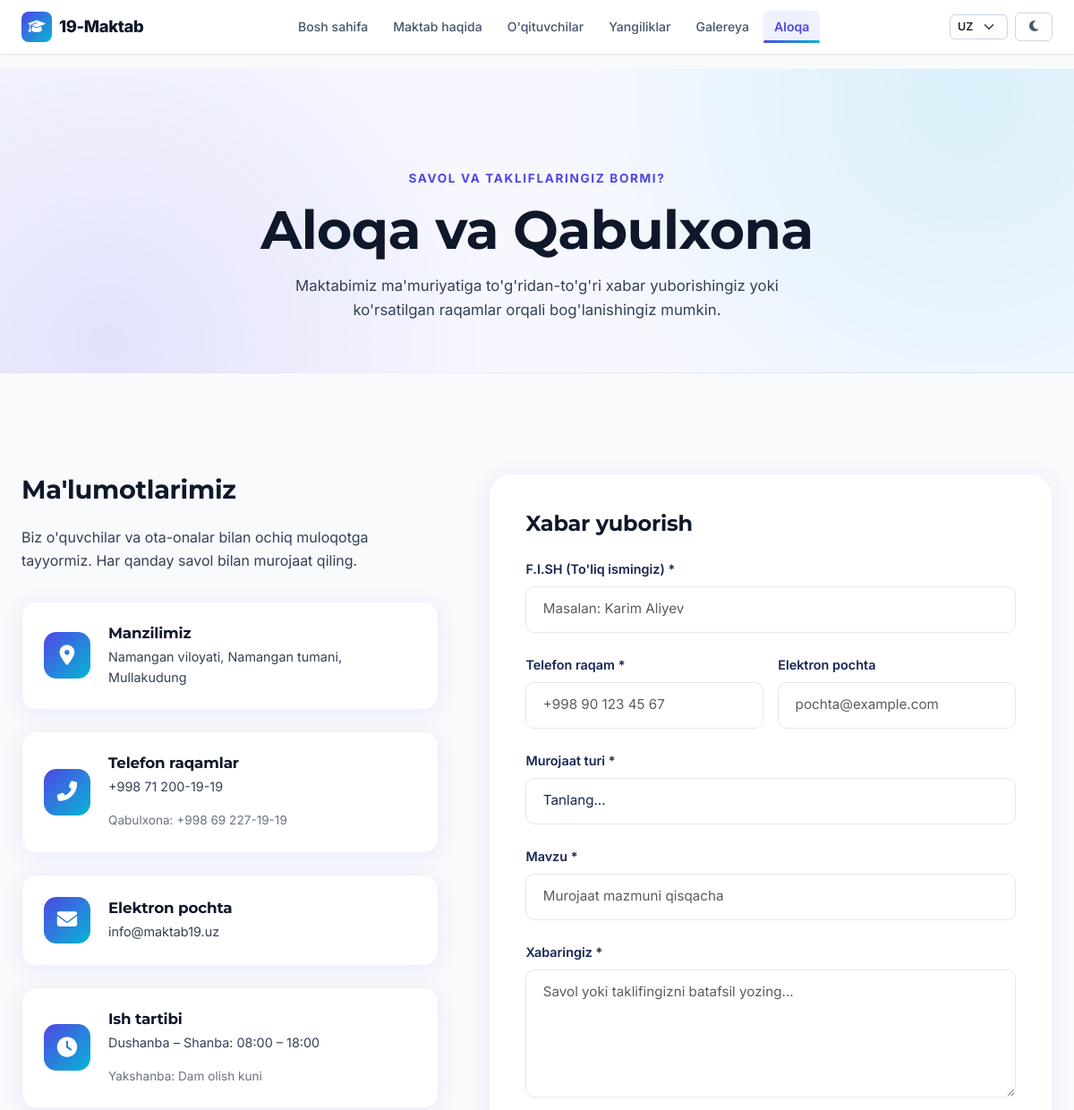
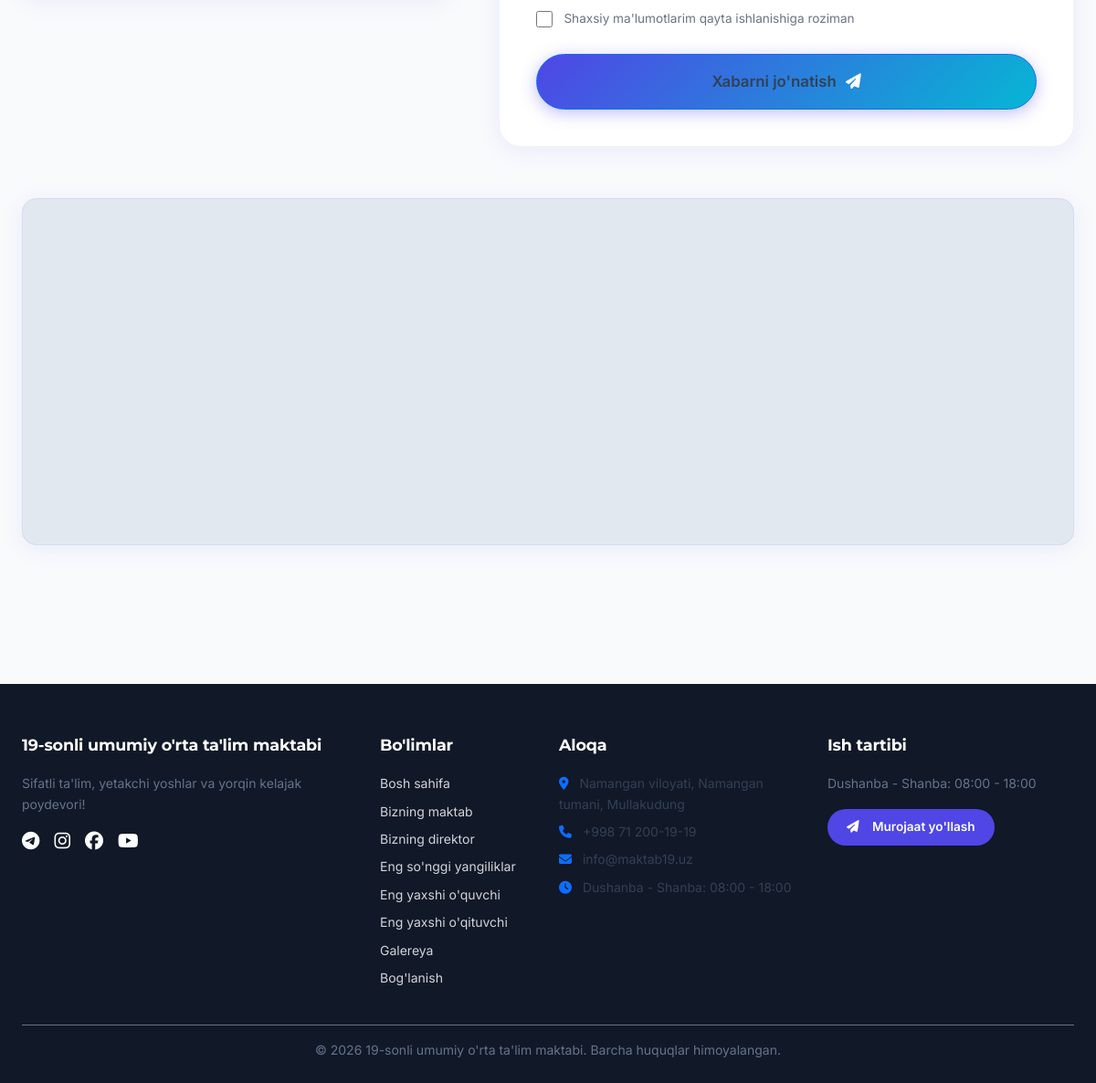
The app's page /contact/, older data (2 pictures, top to bottom).
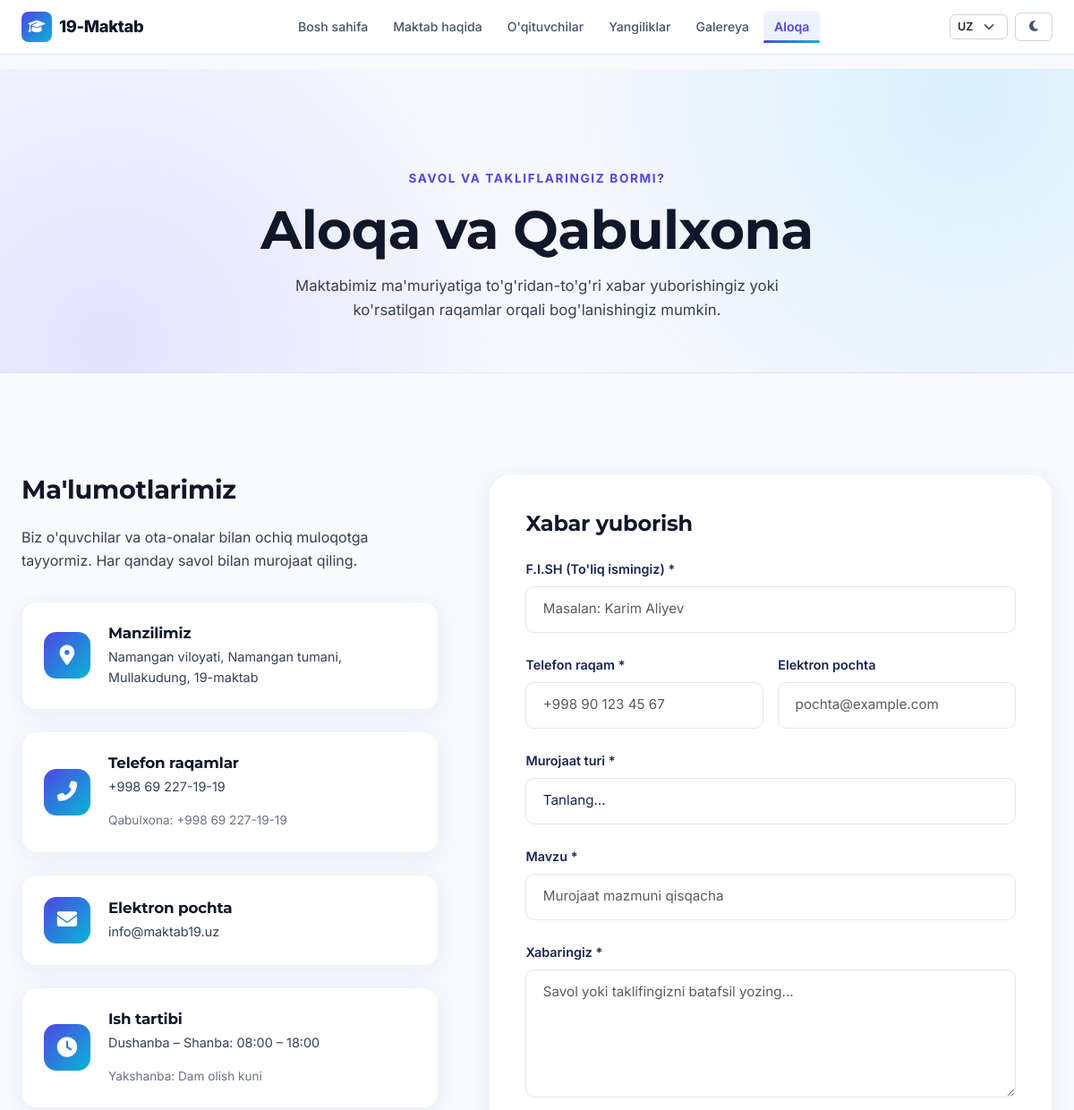
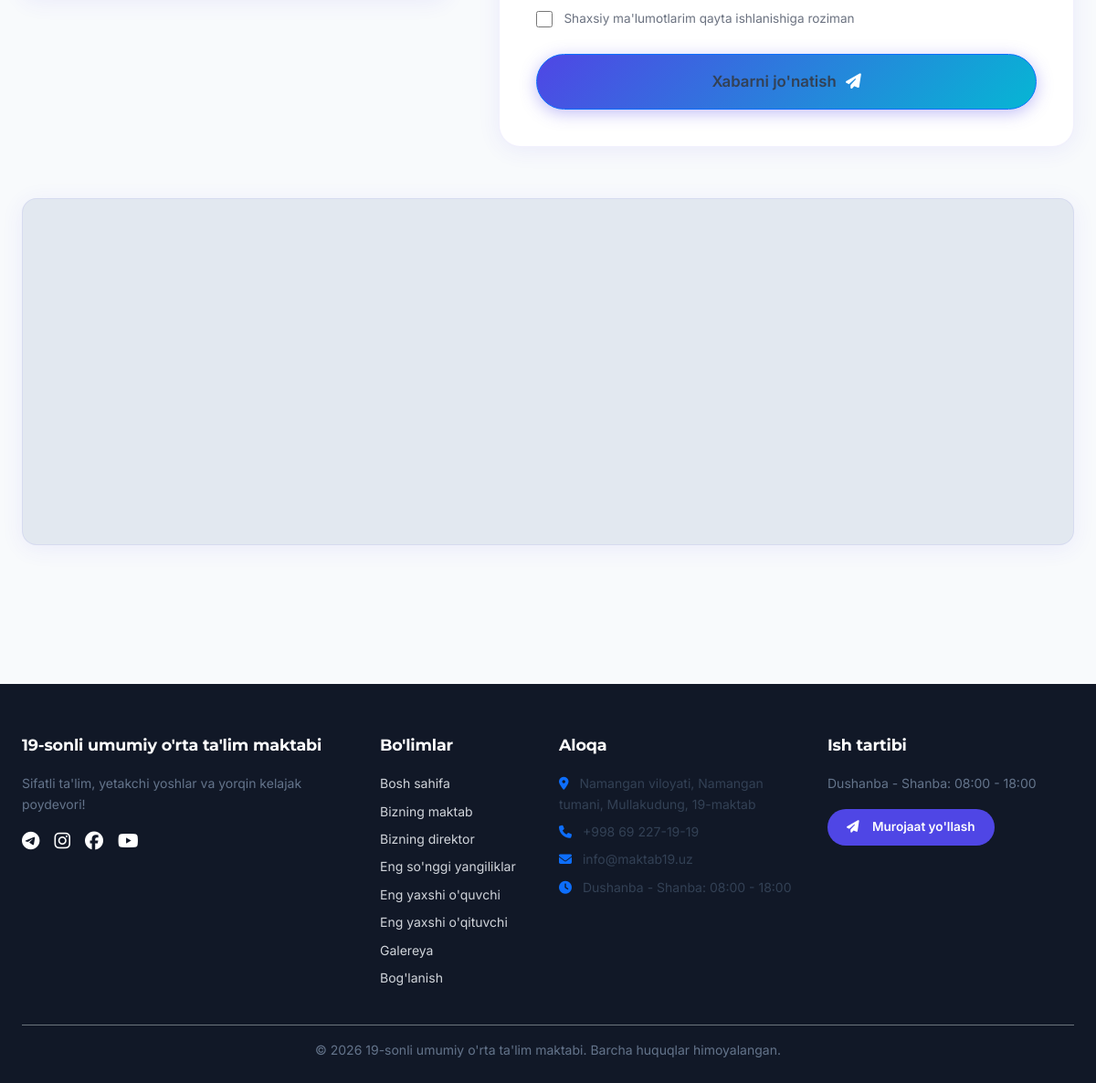
The same page, newer data (2 pictures, top to bottom).
### apps/core/models.py (models this page shows, shortened)
class SiteSettings(models.Model):
    school_name = models.CharField(max_length=200, verbose_name="Maktab nomi (UZ)")
    school_name_ru = models.CharField(max_length=200, blank=True, verbose_name="Maktab nomi (RU)")
    school_name_en = models.CharField(max_length=200, blank=True, verbose_name="Maktab nomi (EN)")
    tagline = models.CharField(max_length=300, blank=True, verbose_name="Shior (UZ)")
    tagline_ru = models.CharField(max_length=300, blank=True, verbose_name="Shior (RU)")
    tagline_en = models.CharField(max_length=300, blank=True, verbose_name="Shior (EN)")
    hero_image = models.ImageField(upload_to='site/', blank=True, null=True, verbose_name="Bosh sahifa rasmi")
    about_text = models.TextField(blank=True, verbose_name="Maktab haqida (UZ)")
    about_text_ru = models.TextField(blank=True, verbose_name="Maktab haqida (RU)")
    about_text_en = models.TextField(blank=True, verbose_name="Maktab haqida (EN)")
    director_name = models.CharField(max_length=200, blank=True, verbose_name="Direktor F.I.Sh")
    director_message = models.TextField(blank=True, verbose_name="Direktor murojaati")
    director_photo = models.ImageField(upload_to='director/', blank=True, null=True, verbose_name="Direktor rasmi")
    phone = models.CharField(max_length=50, blank=True, verbose_name="Telefon raqam")
    email = models.EmailField(blank=True, verbose_name="Elektron pochta")
    address = models.TextField(blank=True, verbose_name="Manzil (UZ)")
    address_ru = models.TextField(blank=True, verbose_name="Manzil (RU)")
    address_en = models.TextField(blank=True, verbose_name="Manzil (EN)")
    working_hours = models.CharField(max_length=200, blank=True, verbose_name="Ish vaqti")
    facebook_url = models.URLField(blank=True, verbose_name="Facebook havolasi")
    telegram_url = models.URLField(blank=True, verbose_name="Telegram havolasi")
    instagram_url = models.URLField(blank=True, verbose_name="Instagram havolasi")
    youtube_url = models.URLField(blank=True, verbose_name="YouTube havolasi")
    primary_color = models.CharField(max_length=7, default='#4F46E5', verbose_name="Asosiy rang")
    secondary_color = models.CharField(max_length=7, default='#06B6D4', verbose_name="Qo'shimcha rang")
    accent_color = models.CharField(max_length=7, default='#FACC15', verbose_name="Urg'u rangi")
    class Meta:
        verbose_name = 'Sayt sozlamalari'
        verbose_name_plural = 'Sayt sozlamalari'
    @property
    def localized_name(self):
        lang = get_language() or 'uz'
        if lang.startswith('ru') and self.school_name_ru:
            return self.school_name_ru
        if lang.startswith('en') and self.school_name_en:
            return self.school_name_en
        return self.school_name
    @property
    def localized_tagline(self):
        lang = get_language() or 'uz'
        if lang.startswith('ru') and self.tagline_ru:
            return self.tagline_ru
        if lang.startswith('en') and self.tagline_en:
            return self.tagline_en
        return self.tagline
    @property
    def localized_address(self):
        lang = get_language() or 'uz'
        if lang.startswith('ru') and self.address_ru:
            return self.address_ru
        if lang.startswith('en') and self.address_en:
            return self.address_en
        return self.address

### apps/contacts/views.py (the view)
# urls.py: path('', views.contact_view, name='contact'),
def contact_view(request):
    site_settings_obj = SiteSettings.objects.first()
    ip_address = get_client_ip(request)
    if request.method == 'POST':
        if is_rate_limited(ip_address):
            error_message = (
                "Siz juda ko'p murojaat yubordingiz. "
                "Iltimos, 1 soatdan so'ng qayta urinib ko'ring (Cheklov: soatiga 3 ta)."
            )
            if request.headers.get('x-requested-with') == 'XMLHttpRequest':
                return JsonResponse({'status': 'error', 'message': error_message}, status=429)
            messages.error(request, error_message)
            form = ContactForm(request.POST)
            return render(request, 'contact.html', {
                'form': form,
                'site_settings': site_settings_obj,
            }, status=429)
        form = ContactForm(request.POST)
        if form.is_valid():
            contact_instance = form.save(commit=False)
            contact_instance.ip_address = ip_address
            contact_instance.save()
            sync_contact_to_excel(contact_instance)
            increment_rate_limit(ip_address)
            success_message = "Murojaatingiz muvaffaqiyatli qabul qilindi! Tez orada siz bilan bog'lanamiz."
            if request.headers.get('x-requested-with') == 'XMLHttpRequest':
                return JsonResponse({'status': 'success', 'message': success_message})
            messages.success(request, success_message)
            return redirect('contacts:contact')
        else:
            if request.headers.get('x-requested-with') == 'XMLHttpRequest':
                return JsonResponse({'status': 'error', 'errors': form.errors}, status=400)
    else:
        form = ContactForm()
    return render(request, 'contact.html', {
        'form': form,
        'site_settings': site_settings_obj,
    })

### apps/contacts/views.py (called while the page is built)
def get_client_ip(request):
    x_forwarded_for = request.META.get('HTTP_X_FORWARDED_FOR')
    if x_forwarded_for:
        ip = x_forwarded_for.split(',')[0].strip()
    else:
        ip = request.META.get('REMOTE_ADDR')
    return ip or '127.0.0.1'

### apps/core/context_processors.py (called while the page is built)
def site_settings(request):
    settings_obj = SiteSettings.objects.first()
    return {
        'site_settings': settings_obj,
    }

### templates/contact.html (shortened to what the changed rows need)
{% extends 'base.html' %}
{% load static %}
{% block content %}
<section class="page-header">
  <div class="container">
    <h1 class="page-title">Aloqa va Qabulxona</h1>
  </div>
</section>
<section class="section" style="padding-top: 3.5rem;">
  <div class="container">
    <div class="contact-layout">
      <div>
        <h2 style="font-size: 1.8rem; margin-bottom: 1.5rem;">Ma'lumotlarimiz</h2>
        <div class="contact-info-cards">
          <div class="contact-item-card">
            <div class="contact-card-text">
              <h4>Manzilimiz</h4>
              <p>{{ site_settings.address|default:"Namangan viloyati, Namangan tumani, Mullakudung" }}</p>
            </div>
          </div>
          <div class="contact-item-card">
            <div class="contact-card-text">
              <h4>Telefon raqamlar</h4>
              <p>{{ site_settings.phone|default:"+998 69 227-19-19" }}</p>
              <p style="font-size: 0.85rem; color: var(--text-muted);">Qabulxona: +998 69 227-19-19</p>
            </div>
          </div>
          <div class="contact-item-card">
            <div class="contact-card-text">
              <h4>Elektron pochta</h4>
              <p>{{ site_settings.email|default:"info@maktab19.uz" }}</p>
            </div>
          </div>
        </div>
      </div>
    </div>
  </div>
</section>
{% endblock %}

### templates/base.html (shortened to what the changed rows need)
{% load i18n static %}
<!DOCTYPE html>
<html lang="{{ LANGUAGE_CODE|default:'uz' }}">
<head>
    <link href="https://cdn.jsdelivr.net/npm/bootstrap@5.3.3/dist/css/bootstrap.min.css" rel="stylesheet">
    <link rel="stylesheet" href="https://cdnjs.cloudflare.com/ajax/libs/font-awesome/6.5.1/css/all.min.css">
    <link rel="stylesheet" href="{% static 'css/main.css' %}">
    <link rel="stylesheet" href="{% static 'css/style.css' %}">
</head>
<body>
                        {% get_current_language as CURRENT_LANGUAGE %}
    <main>
        {% block content %}{% endblock %}
    </main>
    <footer>
        <div class="container">
            <div class="row g-4 mb-4">
                <div class="col-lg-4 col-md-6">
                    <h5 class="footer-title">{{ site_settings.localized_name|default:"19-Maktab" }}</h5>
                    <p class="small text-muted">{{ site_settings.localized_tagline|default:"Zamonaviy ta'lim va ma'naviyat maskani." }}</p>
                    <div class="d-flex gap-3 mt-3">
                        {% if site_settings.telegram_url %}
                            <a href="{{ site_settings.telegram_url }}" target="_blank" class="text-white"><i class="fab fa-telegram fa-lg"></i></a>
                        {% endif %}
                        {% if site_settings.instagram_url %}
                            <a href="{{ site_settings.instagram_url }}" target="_blank" class="text-white"><i class="fab fa-instagram fa-lg"></i></a>
                        {% endif %}
                        {% if site_settings.facebook_url %}
                            <a href="{{ site_settings.facebook_url }}" target="_blank" class="text-white"><i class="fab fa-facebook fa-lg"></i></a>
                        {% endif %}
                        {% if site_settings.youtube_url %}
                            <a href="{{ site_settings.youtube_url }}" target="_blank" class="text-white"><i class="fab fa-youtube fa-lg"></i></a>
                        {% endif %}
                    </div>
                </div>
                <div class="col-lg-2 col-md-6">
                </div>
                <div class="col-lg-3 col-md-6">
                    <ul class="list-unstyled small text-muted d-flex flex-column gap-2">
                        <li><i class="fas fa-map-marker-alt me-2 text-primary"></i> {{ site_settings.localized_address|default:"Namangan viloyati, Namangan tumani, Mullakudung, 19-maktab" }}</li>
                        <li><i class="fas fa-phone me-2 text-primary"></i> {{ site_settings.phone|default:"+998 69 227-19-19" }}</li>
                        <li><i class="fas fa-envelope me-2 text-primary"></i> {{ site_settings.email|default:"info@maktab19.uz" }}</li>
                        <li><i class="fas fa-clock me-2 text-primary"></i> {{ site_settings.working_hours|default:"08:00 - 18:00" }}</li>
                    </ul>
                </div>
                <div class="col-lg-3 col-md-6">
                    <h5 class="footer-title">{% trans "Ish tartibi" %}</h5>
                    <p class="small text-muted">{{ site_settings.working_hours|default:"Dushanba - Shanba: 08:00 - 18:00" }}</p>
                    <a href="{% url 'contacts:contact' %}" class="btn btn-sm text-white" style="background-color: var(--primary);">
                        <i class="fas fa-paper-plane me-1"></i> {% trans "Murojaat yo'llash" %}
                    </a>
                </div>
            </div>
            <div class="border-top border-secondary pt-3 text-center small text-muted">
                &copy; {% now "Y" %} {{ site_settings.localized_name|default:"19-Maktab" }}. {% trans "Barcha huquqlar himoyalangan." %}
            </div>
        </div>
    </footer>
</body>
</html>

Row changes from the older to the newer data that the page shows:
changed SiteSettings "19-sonli umumiy o'rta ta'lim maktabi": address "Namangan viloyati, Namangan tumani, Mullakudung" → "Namangan viloyati, Namangan tumani, Mullakudung, 19-maktab"; phone "+998 71 200-19-19" → "+998 69 227-19-19"; localized_address "Namangan viloyati, Namangan tumani, Mullakudung" → "Namangan viloyati, Namangan tumani, Mullakudung, 19-maktab"
